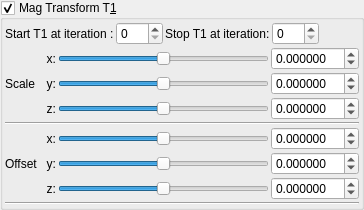
    <widget class="MyGroupBox" name="groupCheck_transf_benesi_T1_enabled">
     <property name="toolTip">
      <string/>
     </property>
     <property name="title">
      <string>Mag Transform T&amp;1</string>
     </property>
     <property name="checkable">
      <bool>true</bool>
     </property>
     <layout class="QVBoxLayout" name="verticalLayout_29" stretch="0,0,0">
      <property name="spacing">
       <number>2</number>
      </property>
      <property name="leftMargin">
       <number>2</number>
      </property>
      <property name="topMargin">
       <number>2</number>
      </property>
      <property name="rightMargin">
       <number>2</number>
      </property>
      <property name="bottomMargin">
       <number>2</number>
      </property>
      <item>
       <layout class="QGridLayout" name="gridLayout_62">
        <property name="spacing">
         <number>2</number>
        </property>
        <item row="1" column="5">
         <spacer name="horizontalSpacer_35">
          <property name="orientation">
           <enum>Qt::Horizontal</enum>
          </property>
          <property name="sizeHint" stdset="0">
           <size>
            <width>40</width>
            <height>20</height>
           </size>
          </property>
         </spacer>
        </item>
        <item row="1" column="2">
         <widget class="QLabel" name="label_247">
          <property name="text">
           <string>Stop T1 at iteration:</string>
          </property>
         </widget>
        </item>
        <item row="1" column="3">
         <widget class="MySpinBox" name="spinboxInt_transf_stop_iterations">
          <property name="sizePolicy">
           <sizepolicy hsizetype="Minimum" vsizetype="Maximum">
            <horstretch>0</horstretch>
            <verstretch>0</verstretch>
           </sizepolicy>
          </property>
          <property name="maximum">
           <number>250</number>
          </property>
         </widget>
        </item>
        <item row="1" column="1">
         <widget class="MySpinBox" name="spinboxInt_transf_start_iterations">
          <property name="sizePolicy">
           <sizepolicy hsizetype="Minimum" vsizetype="Maximum">
            <horstretch>0</horstretch>
            <verstretch>0</verstretch>
           </sizepolicy>
          </property>
          <property name="maximum">
           <number>250</number>
          </property>
         </widget>
        </item>
        <item row="1" column="0">
         <widget class="QLabel" name="label_246">
          <property name="text">
           <string>Start T1 at iteration :</string>
          </property>
         </widget>
        </item>
       </layout>
      </item>
      <item>
       <layout class="QGridLayout" name="gridLayout_63">
        <property name="spacing">
         <number>2</number>
        </property>
        <item row="5" column="3">
         <widget class="MyDoubleSpinBox" name="spinbox3_transf_offset_200_y">
          <property name="sizePolicy">
           <sizepolicy hsizetype="Minimum" vsizetype="Maximum">
            <horstretch>0</horstretch>
            <verstretch>0</verstretch>
           </sizepolicy>
          </property>
          <property name="prefix">
           <string/>
          </property>
          <property name="suffix">
           <string/>
          </property>
          <property name="decimals">
           <number>6</number>
          </property>
          <property name="minimum">
           <double>-99.989999999999995</double>
          </property>
          <property name="maximum">
           <double>99.989999999999995</double>
          </property>
          <property name="singleStep">
           <double>0.100000000000000</double>
          </property>
         </widget>
        </item>
        <item row="4" column="3">
         <widget class="MyDoubleSpinBox" name="spinbox3_transf_offset_200_x">
          <property name="sizePolicy">
           <sizepolicy hsizetype="Minimum" vsizetype="Maximum">
            <horstretch>0</horstretch>
            <verstretch>0</verstretch>
           </sizepolicy>
          </property>
          <property name="prefix">
           <string/>
          </property>
          <property name="suffix">
           <string/>
          </property>
          <property name="decimals">
           <number>6</number>
          </property>
          <property name="minimum">
           <double>-99.989999999999995</double>
          </property>
          <property name="maximum">
           <double>99.989999999999995</double>
          </property>
          <property name="singleStep">
           <double>0.100000000000000</double>
          </property>
         </widget>
        </item>
        <item row="5" column="2">
         <widget class="QSlider" name="slider3_transf_offset_200_y">
          <property name="sizePolicy">
           <sizepolicy hsizetype="Expanding" vsizetype="Maximum">
            <horstretch>0</horstretch>
            <verstretch>0</verstretch>
           </sizepolicy>
          </property>
          <property name="minimum">
           <number>-5000000</number>
          </property>
          <property name="maximum">
           <number>5000000</number>
          </property>
          <property name="singleStep">
           <number>1</number>
          </property>
          <property name="orientation">
           <enum>Qt::Horizontal</enum>
          </property>
         </widget>
        </item>
        <item row="6" column="3">
         <widget class="MyDoubleSpinBox" name="spinbox3_transf_offset_200_z">
          <property name="sizePolicy">
           <sizepolicy hsizetype="Minimum" vsizetype="Maximum">
            <horstretch>0</horstretch>
            <verstretch>0</verstretch>
           </sizepolicy>
          </property>
          <property name="prefix">
           <string/>
          </property>
          <property name="suffix">
           <string/>
          </property>
          <property name="decimals">
           <number>6</number>
          </property>
          <property name="minimum">
           <double>-99.989999999999995</double>
          </property>
          <property name="maximum">
           <double>99.989999999999995</double>
          </property>
          <property name="singleStep">
           <double>0.100000000000000</double>
          </property>
         </widget>
        </item>
        <item row="2" column="3">
         <widget class="MyDoubleSpinBox" name="spinbox3_transf_scale3D_222_z">
          <property name="sizePolicy">
           <sizepolicy hsizetype="Minimum" vsizetype="Maximum">
            <horstretch>0</horstretch>
            <verstretch>0</verstretch>
           </sizepolicy>
          </property>
          <property name="prefix">
           <string/>
          </property>
          <property name="suffix">
           <string/>
          </property>
          <property name="decimals">
           <number>6</number>
          </property>
          <property name="minimum">
           <double>-99.989999999999995</double>
          </property>
          <property name="maximum">
           <double>99.989999999999995</double>
          </property>
          <property name="singleStep">
           <double>0.100000000000000</double>
          </property>
         </widget>
        </item>
        <item row="2" column="2">
         <widget class="QSlider" name="slider3_transf_scale3D_222_z">
          <property name="sizePolicy">
           <sizepolicy hsizetype="Expanding" vsizetype="Maximum">
            <horstretch>0</horstretch>
            <verstretch>0</verstretch>
           </sizepolicy>
          </property>
          <property name="minimum">
           <number>-5000000</number>
          </property>
          <property name="maximum">
           <number>5000000</number>
          </property>
          <property name="singleStep">
           <number>1</number>
          </property>
          <property name="orientation">
           <enum>Qt::Horizontal</enum>
          </property>
         </widget>
        </item>
        <item row="4" column="2">
         <widget class="QSlider" name="slider3_transf_offset_200_x">
          <property name="sizePolicy">
           <sizepolicy hsizetype="Preferred" vsizetype="Preferred">
            <horstretch>0</horstretch>
            <verstretch>0</verstretch>
           </sizepolicy>
          </property>
          <property name="minimum">
           <number>-5000000</number>
          </property>
          <property name="maximum">
           <number>5000000</number>
          </property>
          <property name="singleStep">
           <number>1</number>
          </property>
          <property name="orientation">
           <enum>Qt::Horizontal</enum>
          </property>
         </widget>
        </item>
        <item row="6" column="2">
         <widget class="QSlider" name="slider3_transf_offset_200_z">
          <property name="sizePolicy">
           <sizepolicy hsizetype="Expanding" vsizetype="Maximum">
            <horstretch>0</horstretch>
            <verstretch>0</verstretch>
           </sizepolicy>
          </property>
          <property name="minimum">
           <number>-5000000</number>
          </property>
          <property name="maximum">
           <number>5000000</number>
          </property>
          <property name="singleStep">
           <number>1</number>
          </property>
          <property name="orientation">
           <enum>Qt::Horizontal</enum>
          </property>
         </widget>
        </item>
        <item row="5" column="0">
         <widget class="QLabel" name="label_259">
          <property name="text">
           <string>Offset  </string>
          </property>
         </widget>
        </item>
        <item row="4" column="1">
         <widget class="QLabel" name="label_118">
          <property name="sizePolicy">
           <sizepolicy hsizetype="Preferred" vsizetype="Preferred">
            <horstretch>0</horstretch>
            <verstretch>0</verstretch>
           </sizepolicy>
          </property>
          <property name="text">
           <string>x:</string>
          </property>
          <property name="alignment">
           <set>Qt::AlignRight|Qt::AlignTrailing|Qt::AlignVCenter</set>
          </property>
         </widget>
        </item>
        <item row="5" column="1">
         <widget class="QLabel" name="label_126">
          <property name="sizePolicy">
           <sizepolicy hsizetype="Preferred" vsizetype="Preferred">
            <horstretch>0</horstretch>
            <verstretch>0</verstretch>
           </sizepolicy>
          </property>
          <property name="text">
           <string>y:</string>
          </property>
          <property name="alignment">
           <set>Qt::AlignRight|Qt::AlignTrailing|Qt::AlignVCenter</set>
          </property>
         </widget>
        </item>
        <item row="6" column="1">
         <widget class="QLabel" name="label_127">
          <property name="sizePolicy">
           <sizepolicy hsizetype="Preferred" vsizetype="Preferred">
            <horstretch>0</horstretch>
            <verstretch>0</verstretch>
           </sizepolicy>
          </property>
          <property name="text">
           <string>z:</string>
          </property>
          <property name="alignment">
           <set>Qt::AlignRight|Qt::AlignTrailing|Qt::AlignVCenter</set>
          </property>
         </widget>
        </item>
        <item row="1" column="0">
         <widget class="QLabel" name="label_258">
          <property name="text">
           <string>Scale </string>
          </property>
         </widget>
        </item>
        <item row="0" column="1">
         <widget class="QLabel" name="label_128">
          <property name="sizePolicy">
           <sizepolicy hsizetype="Preferred" vsizetype="Preferred">
            <horstretch>0</horstretch>
            <verstretch>0</verstretch>
           </sizepolicy>
          </property>
          <property name="text">
           <string>x:</string>
          </property>
          <property name="alignment">
           <set>Qt::AlignRight|Qt::AlignTrailing|Qt::AlignVCenter</set>
          </property>
         </widget>
        </item>
        <item row="1" column="1">
         <widget class="QLabel" name="label_129">
          <property name="sizePolicy">
           <sizepolicy hsizetype="Preferred" vsizetype="Preferred">
            <horstretch>0</horstretch>
            <verstretch>0</verstretch>
           </sizepolicy>
          </property>
          <property name="text">
           <string>y:</string>
          </property>
          <property name="alignment">
           <set>Qt::AlignRight|Qt::AlignTrailing|Qt::AlignVCenter</set>
          </property>
         </widget>
        </item>
        <item row="2" column="1">
         <widget class="QLabel" name="label_130">
          <property name="sizePolicy">
           <sizepolicy hsizetype="Preferred" vsizetype="Preferred">
            <horstretch>0</horstretch>
            <verstretch>0</verstretch>
           </sizepolicy>
          </property>
          <property name="text">
           <string>z:</string>
          </property>
          <property name="alignment">
           <set>Qt::AlignRight|Qt::AlignTrailing|Qt::AlignVCenter</set>
          </property>
         </widget>
        </item>
        <item row="0" column="2">
         <widget class="QSlider" name="slider3_transf_scale3D_222_x">
          <property name="sizePolicy">
           <sizepolicy hsizetype="Preferred" vsizetype="Preferred">
            <horstretch>0</horstretch>
            <verstretch>0</verstretch>
           </sizepolicy>
          </property>
          <property name="minimum">
           <number>-5000000</number>
          </property>
          <property name="maximum">
           <number>5000000</number>
          </property>
          <property name="singleStep">
           <number>1</number>
          </property>
          <property name="orientation">
           <enum>Qt::Horizontal</enum>
          </property>
         </widget>
        </item>
        <item row="0" column="3">
         <widget class="MyDoubleSpinBox" name="spinbox3_transf_scale3D_222_x">
          <property name="sizePolicy">
           <sizepolicy hsizetype="Minimum" vsizetype="Maximum">
            <horstretch>0</horstretch>
            <verstretch>0</verstretch>
           </sizepolicy>
          </property>
          <property name="prefix">
           <string/>
          </property>
          <property name="suffix">
           <string/>
          </property>
          <property name="decimals">
           <number>6</number>
          </property>
          <property name="minimum">
           <double>-99.989999999999995</double>
          </property>
          <property name="maximum">
           <double>99.989999999999995</double>
          </property>
          <property name="singleStep">
           <double>0.100000000000000</double>
          </property>
         </widget>
        </item>
        <item row="3" column="0" colspan="4">
         <widget class="Line" name="line_53">
          <property name="orientation">
           <enum>Qt::Horizontal</enum>
          </property>
         </widget>
        </item>
        <item row="1" column="3">
         <widget class="MyDoubleSpinBox" name="spinbox3_transf_scale3D_222_y">
          <property name="sizePolicy">
           <sizepolicy hsizetype="Minimum" vsizetype="Maximum">
            <horstretch>0</horstretch>
            <verstretch>0</verstretch>
           </sizepolicy>
          </property>
          <property name="prefix">
           <string/>
          </property>
          <property name="suffix">
           <string/>
          </property>
          <property name="decimals">
           <number>6</number>
          </property>
          <property name="minimum">
           <double>-99.989999999999995</double>
          </property>
          <property name="maximum">
           <double>99.989999999999995</double>
          </property>
          <property name="singleStep">
           <double>0.100000000000000</double>
          </property>
         </widget>
        </item>
        <item row="1" column="2">
         <widget class="QSlider" name="slider3_transf_scale3D_222_y">
          <property name="sizePolicy">
           <sizepolicy hsizetype="Expanding" vsizetype="Maximum">
            <horstretch>0</horstretch>
            <verstretch>0</verstretch>
           </sizepolicy>
          </property>
          <property name="minimum">
           <number>-5000000</number>
          </property>
          <property name="maximum">
           <number>5000000</number>
          </property>
          <property name="singleStep">
           <number>1</number>
          </property>
          <property name="orientation">
           <enum>Qt::Horizontal</enum>
          </property>
         </widget>
        </item>
       </layout>
      </item>
      <item>
       <widget class="Line" name="line_55">
        <property name="orientation">
         <enum>Qt::Horizontal</enum>
        </property>
       </widget>
      </item>
     </layout>
    </widget>
